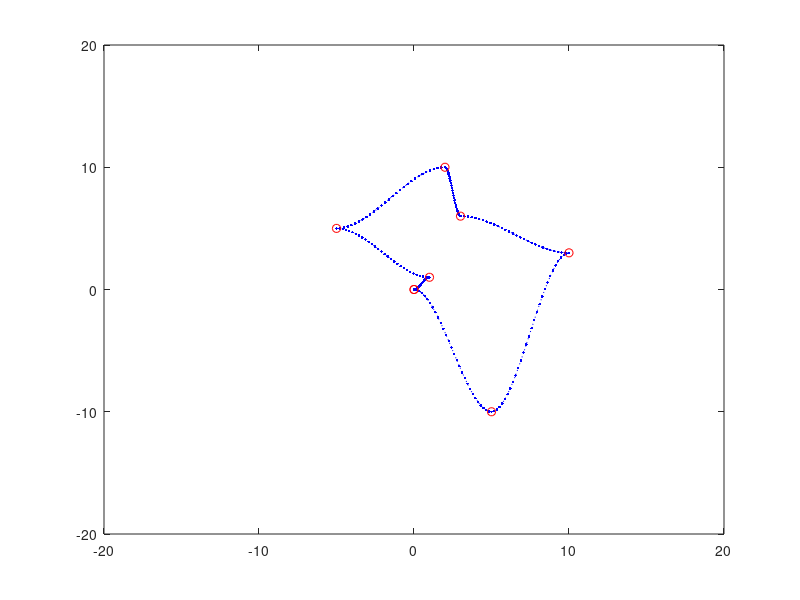

Reproduce this figure in MATLAB. (Note: this script raises an error after producing the figure.)
%generate spoofed odometry, landmark data

% x, y
odom_covariance = [.001, 0; 
                    0, .001];
                
%heading and distance
measurement_covariance = [.001, 0; 
                           0, .05];

factor_information = sqrt(inv(diag([diag(odom_covariance); diag(measurement_covariance)])));

time_steps = 30;
landmark_location = [3, 5];
pause on;

%waypoints
start_x = [0,1,-5, 2, 3, 10, 5, 0];
end_x = [0,1, 5, 10, 6, 3, -10, 0];
gt_xq = [];
gt_yq = [];

%generate splines
for waypoint = 1:(length(start_x)-1)
    interp = linspace(start_x(waypoint), start_x(waypoint + 1), time_steps);
    gt_xq = [gt_xq, interp];
    gt_yq = [gt_yq, spline(start_x(waypoint:waypoint+1), [0 end_x(waypoint:waypoint+1) 0], interp)];
end

%generate position noise
odom_noise = mvnrnd([0, 0], odom_covariance, length(gt_xq));
gt_path = [reshape([gt_xq', gt_yq']', 2*length(gt_xq), 1); landmark_location'];
noisy_path = [gt_xq', gt_yq'];
noisy_odom = zeros(length(gt_xq)-1, 2);
noisy_heading = zeros(length(gt_xq)-1, 1);
noisy_distance = zeros(length(gt_xq)-1, 1);
plot(gt_xq, gt_yq, ':.b', start_x, end_x, 'or');

%render and get noisy heading
axis([-20, 20, -20, 20]);
prev_state = noisy_path(1,:);
for t = 2:length(gt_xq)
    robot_pose = [noisy_path(t, 1), noisy_path(t, 2)];
    rect = rectangle('Position', [robot_pose(1) - .25, robot_pose(2) - .25, .5, .5]); 
    heading_to_landmark = atan2(landmark_location(2) - robot_pose(2), landmark_location(1) - robot_pose(1));
    noisy_heading(t-1) = heading_to_landmark + normrnd(0, measurement_covariance(1,1));
    noisy_distance(t-1) = norm(robot_pose - landmark_location) + normrnd(0, measurement_covariance(2,2));
    noisy_odom(t-1, :) = robot_pose - prev_state;
    prev_state = robot_pose;
    x_ray_obs = [robot_pose(1), robot_pose(1)+noisy_distance(t-1)*cos(noisy_heading(t-1))];
    y_ray_obs = [robot_pose(2), robot_pose(2)+noisy_distance(t-1)*sin(noisy_heading(t-1))];
    l1 = line(x_ray_obs, y_ray_obs, 'Color','red','LineStyle','--');
    x_ray_gt = [robot_pose(1), landmark_location(1)];
    y_ray_gt = [robot_pose(2), landmark_location(2)];
    l2 = line(x_ray_gt, y_ray_gt, 'Color','green','LineStyle','--');
    pause(.1);
    delete(rect);
    delete(l1);
    delete(l2);
end

measurement_dim = 4;
state_space_dim = 2;
landmark_state_dim = 2;

estimate = zeros(2*(length(gt_xq)) + landmark_state_dim, 1);
for t = 1:length(gt_xq)-1
    estimate(2*t+1:2*t+2) = estimate(2*t-1:2*t) + noisy_odom(t,:)';
end
estimate(end-1:end) = [3.5, 4.6];
d_x = ones(size(estimate));
prev_error = inf;
max_iters= 10;
iter = 0;
while(prev_error > 1E-5 && iter < max_iters)
    jacobian = zeros(measurement_dim*(length(gt_xq)-1)+2, 2*(length(gt_xq)) + landmark_state_dim);
    jacobian(1:2,1:2) = eye(2);
    observations = reshape([noisy_odom';noisy_heading';noisy_distance'], measurement_dim*(length(gt_xq)-1), 1);
    observations = [0; 0; observations]; %add prior
    virtual_obs = zeros(measurement_dim*(length(gt_xq)-1)+2, 1);
    system_information = [[1/0.0001, 0; 
                          0, 1/0.0001], zeros(2, 4*(length(gt_xq)-1));
                          zeros(4*(length(gt_xq)-1), 2), diag(repmat(diag(factor_information), length(gt_xq)-1, 1))];

    %populate jacobian
    for ts = 1:length(gt_xq)-1
        %insert motion jacobian second constraint
        jacobian(4*ts-1:4*ts, 2*ts-1:2*ts) = eye(2);
        jacobian(4*ts-1:4*ts, 2*ts+1:2*ts+2) = -eye(2);

        lx = estimate(end-1);
        ly = estimate(end);
        x_ts = estimate(2*ts-1);
        y_ts = estimate(2*ts);
        x_ts_next = estimate(2*ts+1);
        y_ts_next = estimate(2*ts+2);
        virtual_obs(4*ts-1:4*ts+2) = [x_ts_next - x_ts;
                                    y_ts_next - y_ts;
                                    wrapToPi(atan2(ly - y_ts, lx - x_ts));
                                    sqrt((ly - y_ts)^2 + (lx - x_ts)^2)];
        
        %insert landmark jacobian
        jacobian(4*ts+1, 2*ts-1:2*ts) = [(ly - y_ts)/((lx - x_ts)^2 + (ly - y_ts)^2), -(lx - x_ts)/((lx - x_ts)^2 + (ly - y_ts)^2)];
        jacobian(4*ts+1, end-1:end) = [-(ly - y_ts)/((lx - x_ts)^2 + (ly - y_ts)^2), (lx - x_ts)/((lx - x_ts)^2 + (ly - y_ts)^2)];
        
        jacobian(4*ts+2, 2*ts-1:2*ts) = [-(2*lx - 2*x_ts)/(2*((lx - x_ts)^2 + (ly - y_ts)^2)^(1/2)), -(2*ly - 2*y_ts)/(2*((lx - x_ts)^2 + (ly - y_ts)^2)^(1/2))];
        jacobian(4*ts+2, end-1:end) = [(2*lx - 2*x_ts)/(2*((lx - x_ts)^2 + (ly - y_ts)^2)^(1/2)), (2*ly - 2*y_ts)/(2*((lx - x_ts)^2 + (ly - y_ts)^2)^(1/2))];
    end

    H = (jacobian'*system_information)';
    H(1:2, 1:2) = eye(2);
    error_vector = (observations - virtual_obs);
    for deg = 5:4:length(error_vector)
        error_vector(deg) = wrapToPi(error_vector(deg));
    end
    error_vector = -(error_vector'*system_information*jacobian)';
    
    err_score = norm(error_vector);
    
    H = sparse(jacobian'*system_information*jacobian);
    H(isinf(H)|isnan(H)) = 0;
    [R, flag, p] = chol(H'*H);

    %solve R'y = A'b forward substitution
    %solve Rx = y backward substitution
%     y = forwardSubstitution(R', p'*H'*error_vector, size(H', 1));
%     d_x = p*backSubstitution(R, y, size(y, 1));
     
    
    [C,R,P] = qr(H, error_vector, 0);
    d_x(P,:) = back_sub(R, C);


    if(prev_error > err_score)
        estimate = estimate + d_x;
    end
    prev_error = err_score;
    iter = iter + 1;
end

fprintf('RMSE: %f', sqrt(sum((estimate - gt_path).^2)/length(gt_path)));
figure();
hold on; 
title("Comparison between Ground Truth and Estimate");
est_r = reshape(estimate, 2, length(estimate)/2);
est_pose = est_r(:,1:end-1);
est_landmark = est_r(:,end);
plot(est_pose(1,:), est_pose(2,:), ':.r'); 
plot(est_landmark(1), est_landmark(2), 'or');
plot(gt_xq, gt_yq, ':.g'); 
plot(landmark_location(1), landmark_location(2), 'og');



